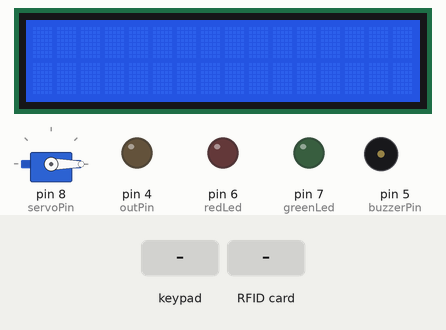
The sketch below on a simulated Arduino Uno, built with avr-gcc and run on an emulated ATmega328P. Shown: servo, 16×2 character LCD, output pins drawn as LEDs (lit = HIGH), buzzer (waves = sounding, pin HIGH). The inputs (shaded band) are chosen by the test bench. Pins used as bus, display or sensor lines are not drawn.

Above: at 1.3 s.
1.4 s: keypad keys 1 2 3 4 pressed 0.4 s apart
At 3.4 s:
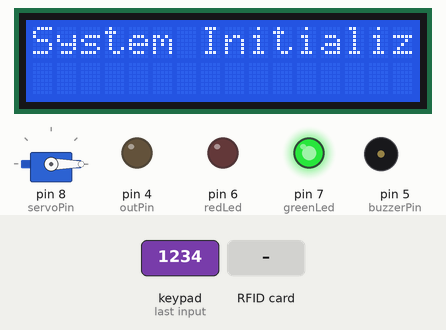
4.5 s: RFID card 0A 6C A4 7F held to the reader
At 7.1 s:
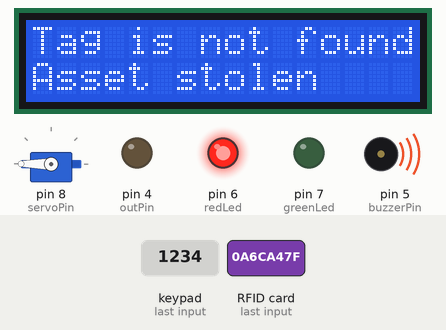
10.4 s: key '1' pressed
At 15.6 s:
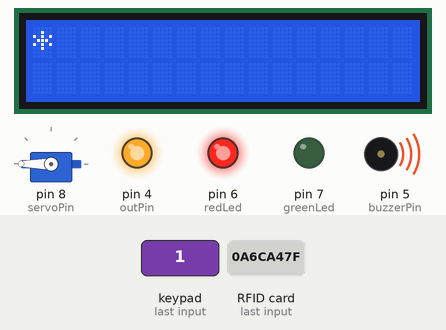
Timing chart, 0 to 22.4 s (numbered marks = the images above; inputs shaded):
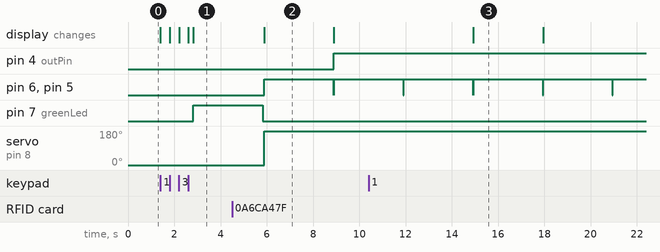

The sketch:

system_1.ino
```cpp
// Include required libraries
#include <MFRC522.h>
#include <LiquidCrystal_I2C.h>
#include <Keypad.h>
#include <SoftwareSerial.h>
#include <Servo.h>
#include <SPI.h>

// Create instances
MFRC522 mfrc522(10, 9); // MFRC522 mfrc522(SS_PIN, RST_PIN)
LiquidCrystal_I2C lcd(0x27, 16, 2);
Servo sg90;

// Initialize Pins for led's, servo and buzzer
// Blue LED is connected to 5V
constexpr uint8_t greenLed = 7;
constexpr uint8_t redLed = 6;
constexpr uint8_t servoPin = 8;
constexpr uint8_t buzzerPin = 5;

char initial_password[4] = {'1', '2', '3', '4'};  // Variable to store initial password
String tagUID = "0A 6C A4 7F";  // String to store UID of tag. Change it with your tag's UID
char password[4];   // Variable to store users password
boolean RFIDMode = false; // boolean to change modes
boolean NormalMode = true; // boolean to change modes
char key_pressed = 0; // Variable to store incoming keys
uint8_t i = 0;  // Variable used for counter

// defining how many rows and columns our keypad have
const byte rows = 4;
const byte columns = 4;

// Keypad pin map
char hexaKeys[rows][columns] = {
  {'1', '2', '3', 'A'},
  {'4', '5', '6', 'B'},
  {'7', '8', '9', 'C'},
  {'*', '0', '#', 'D'}
};

// Initializing pins for keypad
byte row_pins[rows] = {A0, A1, A2, A3};
byte column_pins[columns] = {2, 1, 0};

// Create instance for keypad
Keypad keypad_key = Keypad( makeKeymap(hexaKeys), row_pins, column_pins, rows, columns);
int outPin = 4;                // output to start camera
void setup() {
  // Arduino Pin configuration
  pinMode(buzzerPin, OUTPUT);
  pinMode(redLed, OUTPUT);
  pinMode(greenLed, OUTPUT);
  pinMode(outPin, OUTPUT);

  sg90.attach(servoPin);  //Declare pin 8 for servo
  sg90.write(0); // Set initial position at 0 degrees

  lcd.begin();   // LCD screen
  lcd.backlight();
  SPI.begin();      // Init SPI bus
  mfrc522.PCD_Init();   // Init MFRC522


  lcd.clear(); // Clear LCD screen

}

void loop() {


  if (NormalMode == true) {
    // System will first look for mode
    if (RFIDMode == false) {
      key_pressed = keypad_key.getKey(); // Storing keys
      if (key_pressed)
      {
        password[i++] = key_pressed; // Storing in password variable
        lcd.print("*");
      }
      if (i == 4) // If 4 keys are completed
      {
        delay(200);
        if (!(strncmp(password, initial_password, 4))) // If password is matched
        {
          lcd.clear();
          lcd.print("System Initialized");
          digitalWrite(greenLed, HIGH);
          delay(3000);
          digitalWrite(greenLed, LOW);
          sg90.write(0);// Door is unlocked
          lcd.clear();
          i = 0;
          RFIDMode = true; // Make RFID mode true
        }
        else    // If password is not matched
        {
          lcd.clear();
          lcd.print("Wrong Password");
          digitalWrite(buzzerPin, HIGH);
          digitalWrite(redLed, HIGH);
          delay(3000);
          digitalWrite(buzzerPin, LOW);
          digitalWrite(redLed, LOW);
          lcd.clear();
          i = 0;
          RFIDMode = false;
        }
      }
    }
    if (RFIDMode == true) {

    while (RFIDMode == true){
      lcd.setCursor(0, 0);
      lcd.print("   System is scanning");
      lcd.setCursor(0, 1);
      lcd.print(" Scaning Your Tag ");

      // Look for new cards
      if ( ! mfrc522.PICC_IsNewCardPresent()) {

      // Select one of the cards
      if ( ! mfrc522.PICC_ReadCardSerial()) {
        return;
      }

      //Reading from the card
      String tag = "";
      for (byte j = 0; j < mfrc522.uid.size; j++)
      {
        tag.concat(String(mfrc522.uid.uidByte[j] < 0x10 ? " 0" : " "));
        tag.concat(String(mfrc522.uid.uidByte[j], HEX));
      }
      tag.toUpperCase();

      //Checking the card
      if (tag.substring(1) == tagUID)
      {
        // If UID of tag is matched.
        lcd.clear();
        lcd.print("Tag Matched");
        digitalWrite(greenLed, HIGH);
        delay(3000);
        digitalWrite(greenLed, LOW);

        lcd.clear();
        lcd.print("Asset in place");
        lcd.setCursor(0, 1);

      }


      }


      else
      {
        // If UID of tag is not found.
        lcd.clear();
        lcd.setCursor(0, 0);
        lcd.print("Tag is not found");
        lcd.setCursor(0, 1);
        lcd.print("Asset stolen");
        sg90.write(180); // Door is locked
        RFIDMode = false;
        NormalMode = false;
        while(NormalMode == false){
        digitalWrite(buzzerPin, HIGH);
        digitalWrite(redLed, HIGH);
        delay(3000);
        digitalWrite(buzzerPin, LOW);
        digitalWrite(redLed, LOW);
        lcd.print("Asset stolen");
        lcd.clear();
        digitalWrite(outPin, HIGH);
        if (RFIDMode == false) {
      key_pressed = keypad_key.getKey(); // Storing keys
      if (key_pressed)
      {
        password[i++] = key_pressed; // Storing in password variable
        lcd.print("*");
      }
      if (i == 4) // If 4 keys are completed
      {
        delay(200);
        if (!(strncmp(password, initial_password, 4))) // If password is matched
        {
          lcd.clear();
          lcd.print("System shutdown");
          digitalWrite(greenLed, HIGH);
          delay(3000);
          digitalWrite(greenLed, LOW);
          sg90.write(-180);// Door is unlocked
          lcd.clear();
          i = 0;
          NormalMode = true;
          digitalWrite(outPin, LOW);
        }

      }

      }

    }
   }
  }
 }
}
}
```

Measured:
- after the input at 1.4 s, pin 7 (greenLed): LOW → HIGH after 1.4 s; the display: first changes at once (image 1 shows a later state)
- after the input at 4.5 s, pin 4 (outPin): LOW → HIGH after 4.4 s; pin 6 (redLed), pin 5 (buzzerPin): LOW → HIGH after 1.4 s, → LOW 3.0 s later, → HIGH 0.01 s later; servo on pin 8 (servoPin): 0° → 180° after 1.4 s; the display: changes after 1.4 s (image 2)
- after the input at 10.4 s, the display: changes after 4.5 s (image 3)
- what the display in image 2 shows lasts 3.0 s, from 5.9 s to 8.9 s
